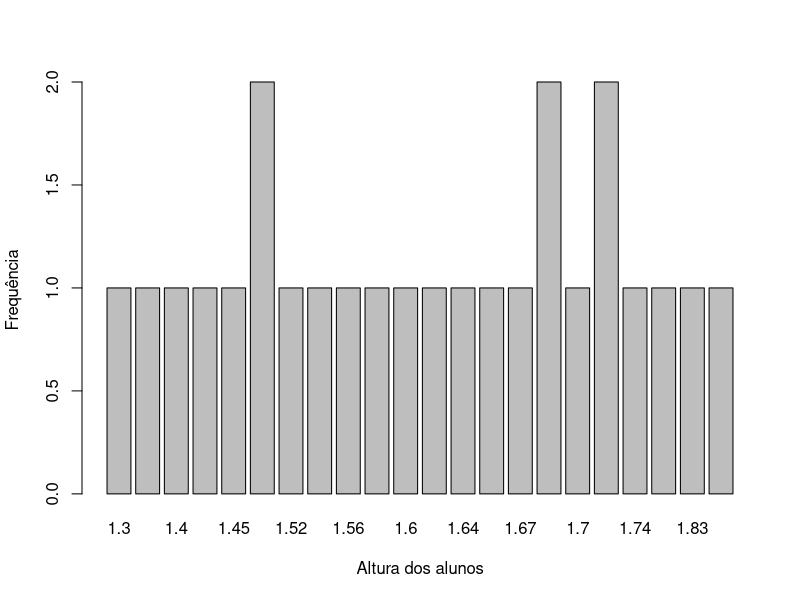
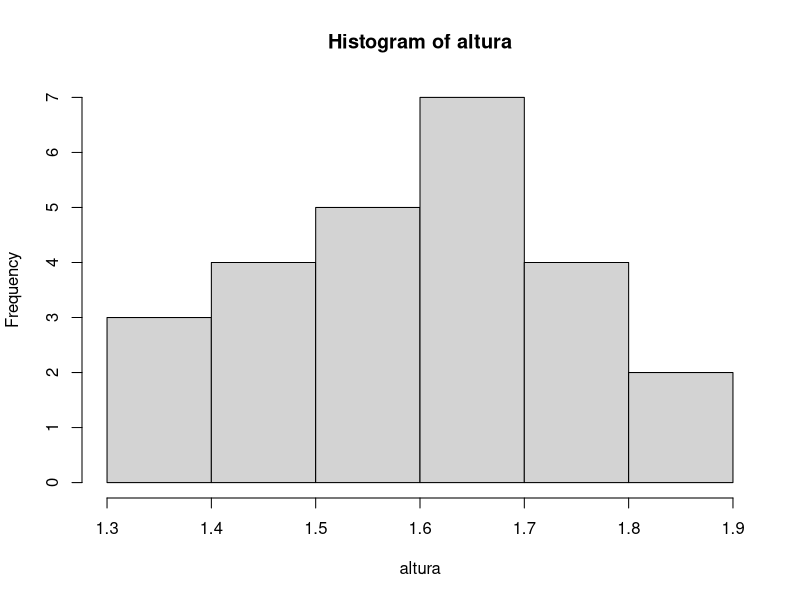
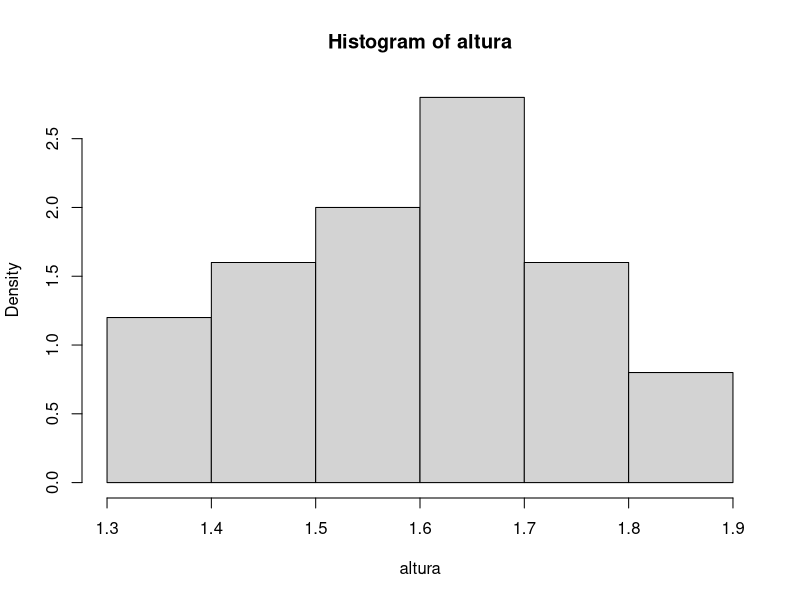
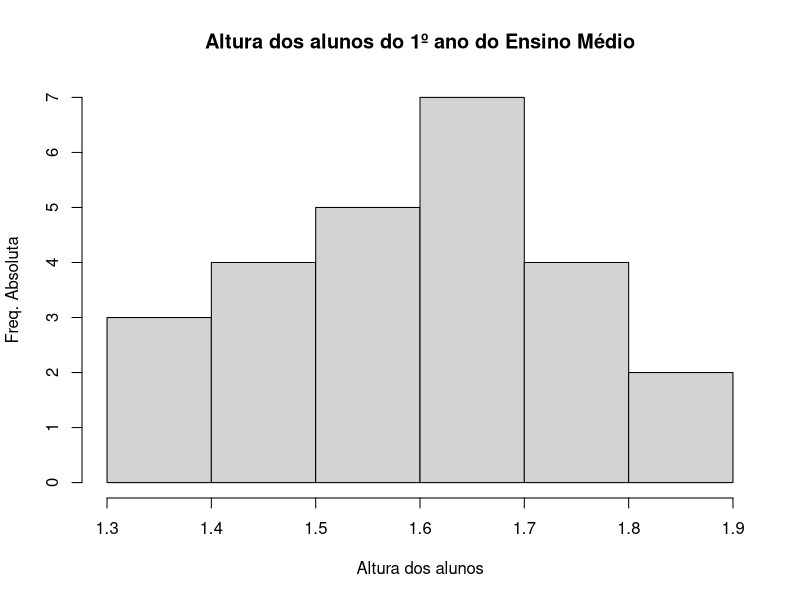
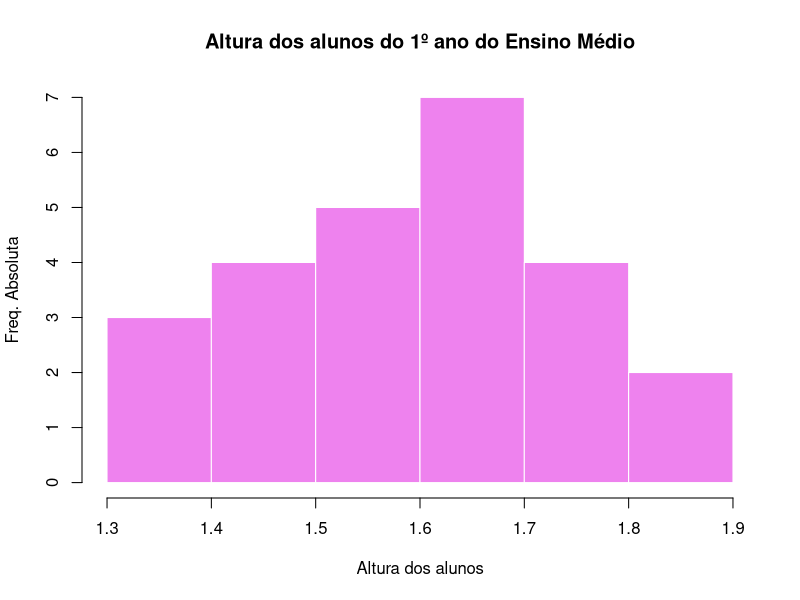
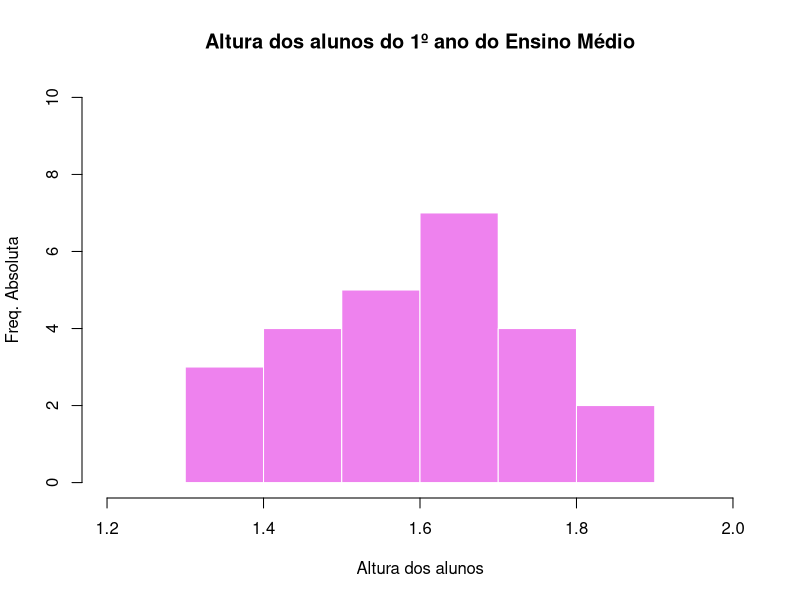
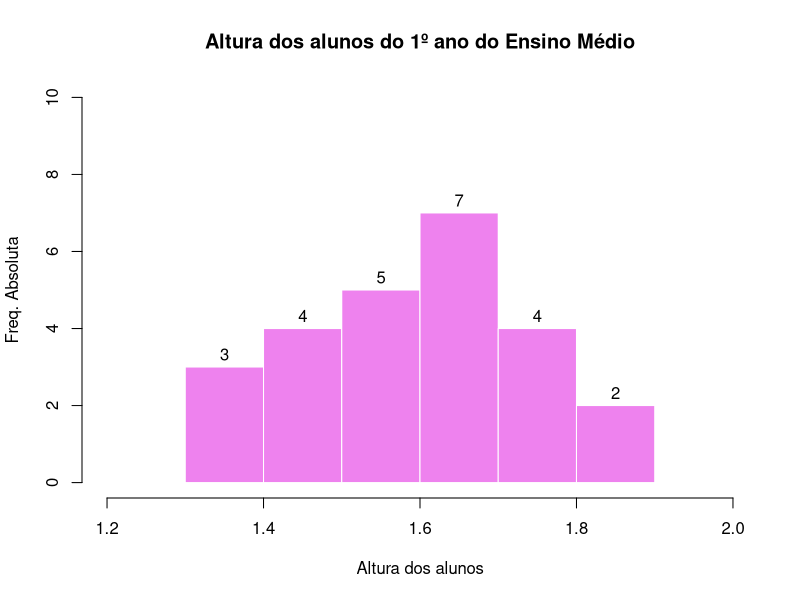
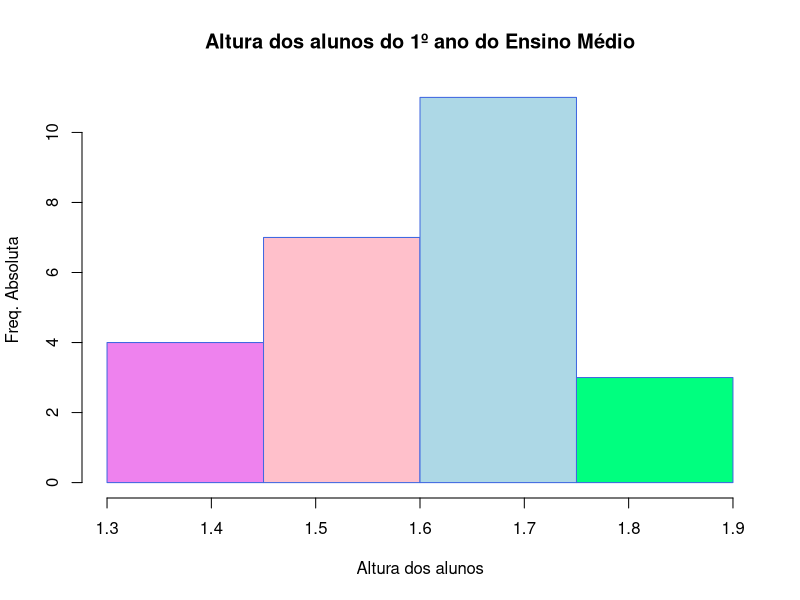

Source code (R) for these figures, in order:
## ---- chunk 1
knitr::opts_chunk$set(echo = TRUE)
## ---- chunk 2
altura = c(1.3, 1.33, 1.4, 1.42, 1.45, 1.5, 1.5, 1.52, 1.55, 1.56, 1.58, 1.6, 1.62, 1.64, 1.65, 1.67, 1.68, 1.68, 1.7, 1.72, 1.72, 1.74, 1.8, 1.83, 1.85)
altura
## ---- chunk 3
freq= table(altura)
freq
barplot(freq, ylab= "Frequência", xlab="Altura dos alunos")
## ---- chunk 4
hist(altura)
## ---- chunk 5
hist(altura, 
     freq = FALSE)
## ---- chunk 6
hist(altura,  
     main = "Altura dos alunos do 1º ano do Ensino Médio",
     xlab = "Altura dos alunos", ylab = "Freq. Absoluta")
## ---- chunk 7
hist(altura,  
     main = "Altura dos alunos do 1º ano do Ensino Médio", 
     xlab = "Altura dos alunos", ylab = "Freq. Absoluta", 
     col = c("violet"), 
     border = FALSE)
## ---- chunk 8
hist(altura,  
     main = "Altura dos alunos do 1º ano do Ensino Médio", 
     xlab = "Altura dos alunos", ylab = "Freq. Absoluta", 
     col = c("violet"), 
     border = FALSE, 
     xlim = c(1.2,2), ylim = c(0,10))
## ---- chunk 9
hist(altura,  
     main = "Altura dos alunos do 1º ano do Ensino Médio", 
     xlab = "Altura dos alunos", ylab = "Freq. Absoluta", 
     col = c("violet"), 
     border = FALSE, 
     xlim = c(1.2,2), ylim = c(0,10),
     labels = TRUE)
## ---- chunk 10
hist(altura,  
     main = "Altura dos alunos do 1º ano do Ensino Médio", 
     xlab = "Altura dos alunos", ylab = "Freq. Absoluta", 
     col = c("violet","pink","lightblue","springgreen"), 
     border = c("royalblue"), 
     breaks = c(1.3, 1.45, 1.6, 1.75, 1.9), 
     right = FALSE)
## ---- chunk 11
 temperatura = c(27.6, 25.2, 26.6, 25.9, 27.4, 28.5, 30.0, 30.4, 30.4, 28.9, 27.1, 27.8, 28.9, 29.1, 28.8, 27.2, 27.8, 28.9, 30.1, 27.1, 24.0, 23.1, 24.5, 26.2, 27.0, 27.2, 26.2, 25.6, 23.6, 24.0, 24.7)
 temperatura

## ---- chunk 12
 hist (temperatura,
       main = "Temperaturas no mês de março de 2019  - Niterói",
       xlab = "Temperaturas", ylab = "Freq. Absoluta")

## ---- chunk 13
hist (temperatura,
      main = "Temperaturas no mês de março de 2019  - Niterói",
      xlab = "Temperaturas", ylab = "Freq. Absoluta",
      freq = FALSE,
      col = "lawngreen",
      border = FALSE)

## ---- chunk 14
hist (temperatura, 
      main = "Temperaturas no mês de março de 2019  - Niterói", 
      xlab = "Temperaturas", ylab = "Freq. Absoluta", 
      col = "purple3", 
      breaks = c(23, 24.6, 26.2, 27.8, 29.4, 31), 
      right = FALSE, 
      labels = TRUE,
      ylim = c(0,11), ##definimos um novo limite para y para subir a posição do título
      xlim = c(22,32)) ##colocamos "xlim = " para que o histograma fique sobre o eixo de x
